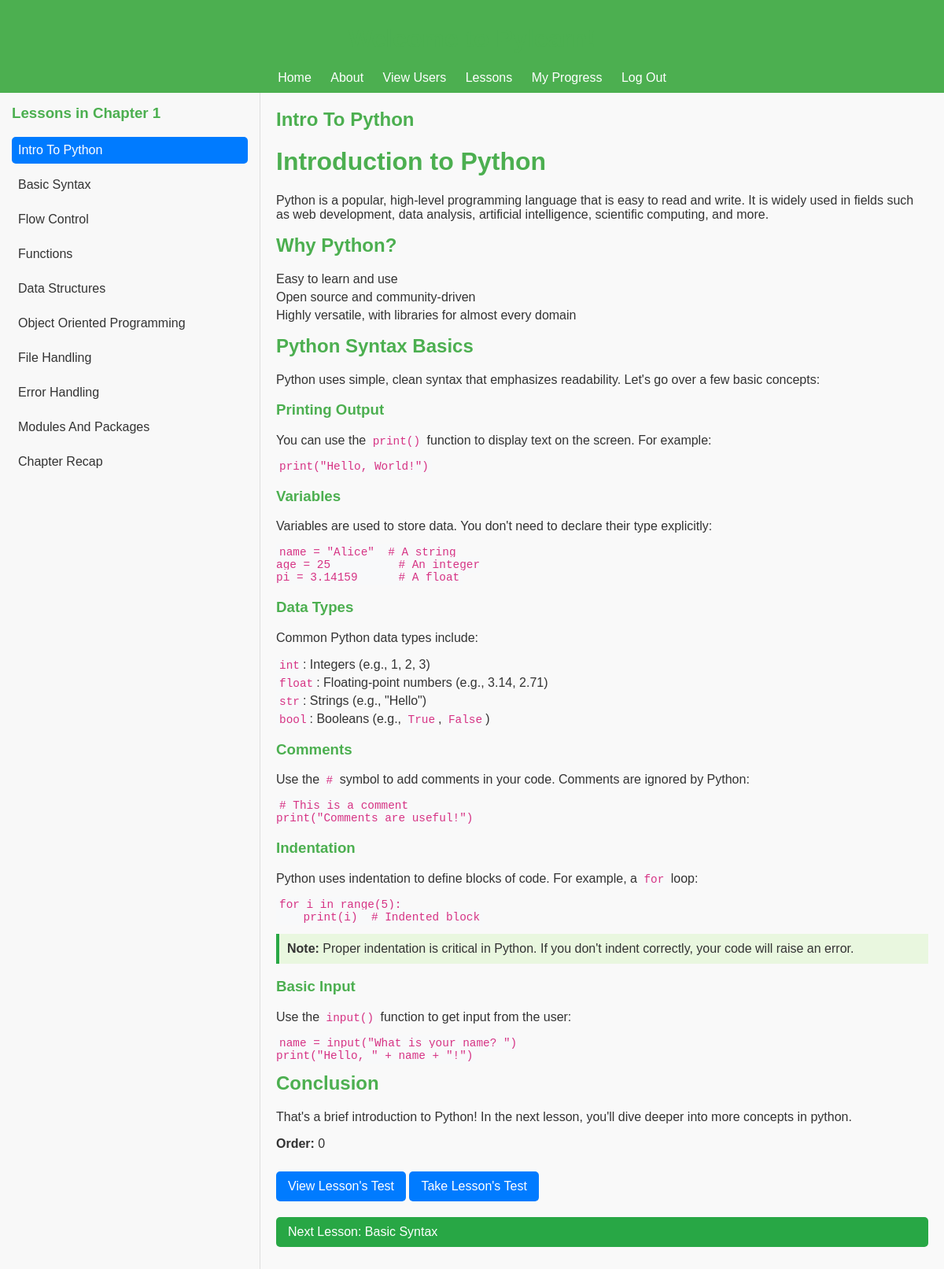
Page /lessons/chapter/1/lesson/0/ (signed in) on the committed database.
### lessons/models.py (models this page shows, shortened)
class Lesson(models.Model):
    title = models.CharField(max_length=200)
    content = models.TextField()  # HTML or Markdown for lesson content
    order = models.IntegerField()  # Lesson order in the curriculum

### lessons/views.py (the view)
# urls.py: path('chapter/<int:chapter_id>/lesson/<int:lesson_id>/', views.view_lessons, name='view_lessons'),
@login_required
def view_lessons(request, chapter_id=None, lesson_id=None):
    if chapter_id == 1 and lesson_id >= CHAPTER_SIZE:
        chapter_id = lesson_id // CHAPTER_SIZE + 1
    start_order = (chapter_id - 1) * CHAPTER_SIZE
    end_order = chapter_id * CHAPTER_SIZE
    lessons = Lesson.objects.filter(order__gte=start_order, order__lt=end_order).order_by('order')
    current_lesson = None
    if lesson_id is not None:
        if lesson_id == 0:
            current_lesson = get_object_or_404(Lesson, id=(chapter_id-1)*CHAPTER_SIZE)
        else:
            current_lesson = get_object_or_404(Lesson, id=lesson_id)
    else:
        current_lesson = lessons.first()  # Default to the first lesson in the chapter
    next_lesson = lessons.filter(order__gt=current_lesson.order).order_by('order').first()
    context = {
        'lessons': lessons,
        'current_lesson': current_lesson,
        'next_lesson': next_lesson,
        'chapter_id': chapter_id,
    }
    return render(request, 'view_lessons.html', context)

### lessons/templates/view_lessons.html
{% extends 'base.html' %}
{% block content %}
<head>
    {% load static %}
    <link rel="stylesheet" type="text/css" href="{% static 'styles/lesson_sidebar.css' %}">
</head>
<div class="container">
    <div class="sidebar">
        <h3>Lessons in Chapter {{ chapter_id }}</h3>
        <ul>
            {% for lesson in lessons %}
            <li>
                <a href="{% url 'lessons:view_lessons' chapter_id lesson.id %}"
                   class="{% if lesson.id == current_lesson.id %}active{% endif %}">
                   {{ lesson.title }}
                </a>
            </li>
            {% endfor %}
        </ul>
    </div>
    <div class="lesson-content">
        {% if current_lesson %}
        <h2>{{ current_lesson.title }}</h2>
        <p>{{ current_lesson.content|safe }}</p>
        <p><strong>Order:</strong> {{ current_lesson.order }}</p>
        {% if current_lesson.quizzes.all %}
        <p>
            <a href="{% url 'lessons:view_lesson_test' current_lesson.id %}" class="btn">View Lesson's Test</a>
            <a href="{% url 'lessons:take_lesson_test' current_lesson.id %}" class="btn">Take Lesson's Test</a>
        </p>
        {% else %}
        <p><strong>No test is available for this lesson</strong></p>
        {% endif %}
        {% if next_lesson %}
        <a href="{% url 'lessons:view_lessons' chapter_id next_lesson.id %}" class="btn next-btn">
            Next Lesson: {{ next_lesson.title }}
        </a>
        {% else %}
        <p><strong>This is the last lesson in this chapter.</strong></p>
        {% endif %}
        {% else %}
        <p>No lesson selected.</p>
        {% endif %}
    </div>
</div>
{% endblock %}

### static/css/styles.css (style rules this page uses)
body { font-family: Arial, sans-serif; margin: 20px; padding: 0; background-color: #f9f9f9; color: #333; }
h1, h2, h3 { color: #4CAF50; }
ul { list-style-type: none; padding: 0; }
ul li { margin: 5px 0; }
code { background-color: #f8f9fa; padding: 2px 4px; font-family: Consolas, monospace; font-size: 0.9em; color: #d63384; }
.note { background-color: #e9f7df; padding: 10px; border-left: 4px solid #28a745; margin: 10px 0; }

### lessons/templates/styles/lesson_sidebar.css (style rules this page uses)
html, body { margin: 0; padding: 0; height: 100%; overflow: hidden; font-family: Arial, sans-serif; }
.container { display: flex; flex-direction: row; height: 100vh; gap: 0; }
.sidebar { width: 25%; background-color: #f8f8f8; padding: 15px; border-right: 1px solid #ddd; overflow-y: auto; height: 100%; }
.sidebar h3 { margin-top: 0; }
.sidebar ul { list-style-type: none; padding: 0; margin: 0; }
.sidebar ul li { margin: 10px 0; }
.sidebar ul li a { text-decoration: none; color: #333; display: block; padding: 8px; border-radius: 5px; }
.sidebar ul li a.active, .sidebar ul li a:hover { background-color: #007bff; color: #fff; }
.lesson-content { flex: 1; padding: 20px; overflow-y: auto; height: calc(100vh - 100px); box-sizing: border-box; }
.lesson-content h2 { margin-top: 0; }
.btn { display: inline-block; padding: 10px 15px; margin-top: 10px; background-color: #007bff; color: #fff; text-decoration: none; border-radius: 5px; }
.next-btn { display: block; margin-top: 20px; background-color: #28a745; }

### rows in the picture
Lesson: title "Intro To Python", content "Introduction to Python Python is a popular, high-level programming language that is easy to read and write. It is widely used in fields such as web development, data analysis, artificial intelligence, scientific computing, and more. Why Python? Easy to learn and use Open source and community-driven Highly versatile, with libraries for almost every domain Python Syntax Basics Python uses simple, clean syntax that emphasizes readability. Let's go over a few basic concepts: Printing Output You can use the print() function to display text on the screen. For example: print(\"Hello, World!\") Variables Variables are used to store data. You don't need to declare their type explicitly: name = \"Alice\"…", order "0"
Lesson: title "Basic Syntax"
Lesson: title "Flow Control"
Lesson: title "Functions"
Lesson: title "Data Structures"
Lesson: title "Object Oriented Programming"
Lesson: title "File Handling"
Lesson: title "Error Handling"
Lesson: title "Modules And Packages"
Lesson: title "Chapter Recap"

### other values in the picture
{{ chapter_id }} "1"
